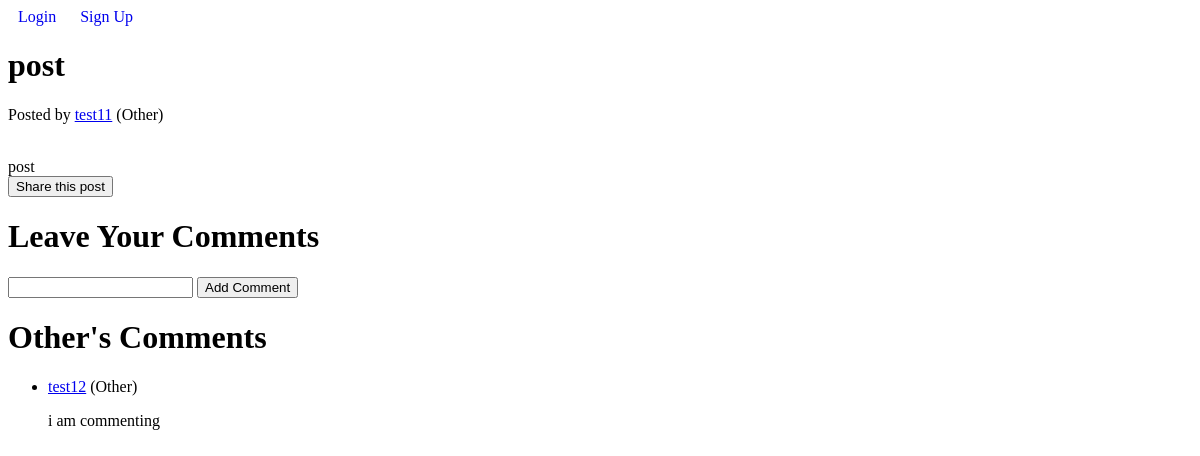
The app's page /posts/6/, older data.
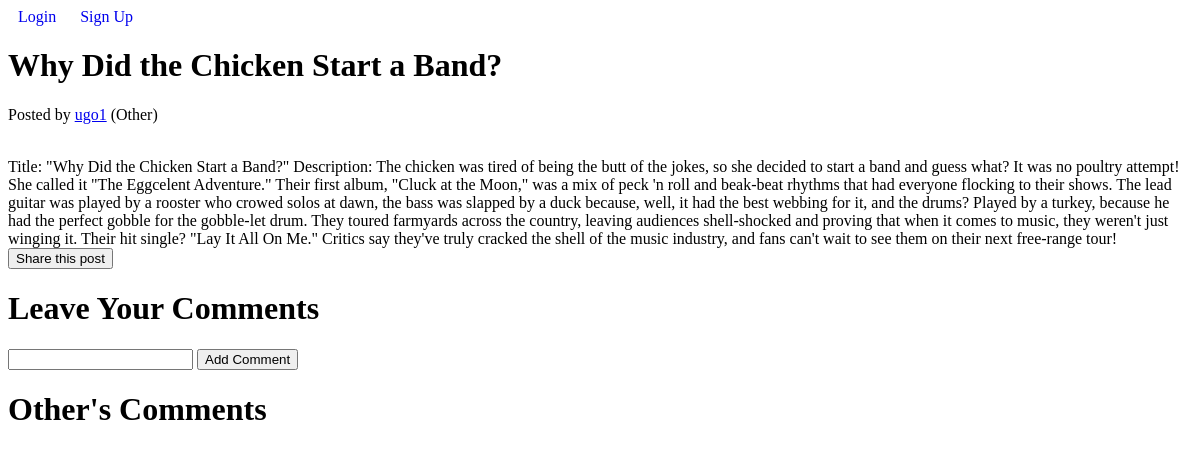
The same page, newer data.
### posts/models.py (models this page shows, shortened)
class ActivityPost(models.Model):
    class PostStatus(models.IntegerChoices):
        DRAFT = 1, _("Draft")
        ACTIVE = 2, _("Active")
        ARCHIVED = 3, _("Archived")
    class Meta:
        db_table = "activity_posts"
        verbose_name_plural = "Activity Posts"
    poster = models.ForeignKey(settings.AUTH_USER_MODEL, on_delete=models.CASCADE)
    timestamp = models.DateTimeField(auto_now_add=True)
    title = models.CharField(max_length=255)
    description = models.TextField(max_length=1023)
    status = models.IntegerField(default=PostStatus.DRAFT, choices=PostStatus.choices)
    tags = models.ManyToManyField(InterestTag)

class Comment(models.Model):
    post = models.ForeignKey(
        ActivityPost, on_delete=models.CASCADE, related_name="comments"
    )
    commentPoster = models.ForeignKey(
        settings.AUTH_USER_MODEL, on_delete=models.CASCADE
    )
    text = models.TextField()
    timestamp = models.DateTimeField("date commented")

### main/models.py (models this page shows)
class SocialUser(AbstractUser):
    class Pronouns(models.IntegerChoices):
        SHE = 1, _("She/Her")
        HE = 2, _("He/Him")
        THEY = 3, _("They/Them")
        OTHER = 4, _("Other")
    username = models.CharField(max_length=30, unique=True)
    full_name = models.CharField(max_length=50, null=True)
    date_of_birth = models.DateField(null=True)
    major = models.CharField(max_length=100, default="undeclared")
    pronouns = models.IntegerField(default=Pronouns.OTHER, choices=Pronouns.choices)
    profile_picture = models.ImageField(
        upload_to="profile_pics/", null=True, blank=True
    )
    tags = models.ManyToManyField(InterestTag, related_name="tags")
    timestamp = models.DateTimeField("timestamp", default=timezone.now)  # joined
    age = models.IntegerField(
        default=18, validators=[MinValueValidator(18), MaxValueValidator(150)]
    )

### posts/views.py (the view)
# urls.py: path("<int:pk>/", views.PostDetailsView.as_view(), name="post_details_view"),
class PostDetailsView(generic.DetailView):
    model = ActivityPost
    template_name = "posts/post_details.html"
    context_object_name = "post"
    def get_context_data(self, **kwargs):
        context = super().get_context_data(**kwargs)
        post = context["post"]
        comments = Comment.objects.filter(post=post).order_by("-timestamp")
        context[("comments")] = comments
        return context

### posts/templates/posts/post_details.html (shortened to what this page needs)
{% extends "main/base.html" %}
{% block content %}
    <h1>{{ post.title }}</h1>
    <p>
        Posted by
        <a href="{% url 'main:profile' post.poster.pk %}">{{ post.poster.username }}</a>
        ({{ post.poster.get_pronouns_display }})
    </p>
    <br>
    {{ post.description }}
    <br>
    <button id="copyLinkBtn">Share this post</button>
    <br>
    <h1>Leave Your Comments</h1>
    <form action="{% url 'posts:add_comment' post.id %}" method="post">
        <input type="text" name="comment">
        <button type="submit">Add Comment</button>
    </form>
    <h1>Other's Comments</h1>
    <ul>
        {% for comment in comments %}
            <li>
                <p>
                    <a href="{% url 'main:profile' comment.commentPoster.pk %}">{{ comment.commentPoster.username }}</a>
                    ({{ comment.commentPoster.get_pronouns_display }})
                </p>
                {{ comment.text }}
            </li>
        {% endfor %}
    </ul>
{% endblock %}

### main/templates/main/base.html (shortened to what this page needs)
<!DOCTYPE html>
<html lang="en">
<head>
</head>
<body>
    <nav>
        {% if user.is_authenticated %}
            <div class="right-content">
                <a href="{% url 'main:home' %}">Home</a>
                <a href="{% url 'main:discover' %}">Discover</a>
                <a href="{% url 'posts:create_post_view' %}">Create Post</a>
                <a href="/chats/">Chat</a>
                <a href="{% url "main:connections" request.user.id %}">Connections</a>
                <a href="{% url "main:notifications" request.user.id %}">Notifications</a>
            </div>
        {% else %}
            <div class="center-content">
                <a href="/login/">Login</a>
                <a href="/signup/">Sign Up</a>
            </div>
        {% endif %}
    </nav>
    <main>
        <div class="container">
            {% block content %}{% endblock content %}
        </div>
    </main>
</body>
</html>

### main/templates/main/base.html (style rules this page uses)
nav { width: 100%;display: flex;justify-content: space-between; }
nav a { margin: 10px;text-decoration: none; }
.center-content { text-align: center; }

Row changes from the older to the newer data that the page shows:
removed Comment: commentPoster.username "test12", commentPoster.pronouns "Other", text "i am commenting"
changed ActivityPost "Other": title "post" → "Why Did the Chicken Start a Band?"; poster.username "test11" → "ugo1"; description "post" → "Title: \"Why Did the Chicken Start a Band?\" Description: The chicken was tired of being the butt of the jokes, so she decided to start a band and guess what? It was no poultry attempt! She called it \"The Eggcelent Adventure.\" Their first album, \"Cluck at the Moon,\" was a mix of peck 'n roll and beak-beat rhythms that had everyone flocking to their shows. The lead guitar was played by a rooster who crowed solos at dawn, the bass was slapped by a duck because, well, it had the best webbing for it, and the drums? Played by a turkey, because he had the perfect gobble for the gobble-let drum. They toured farmyards across the country, leaving audiences shell-shocked and proving that when it comes…"
